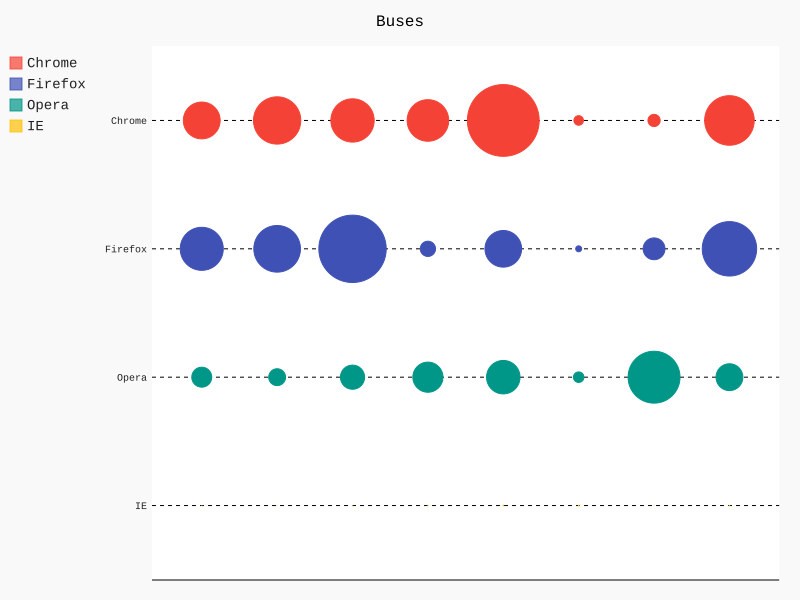

This chart was generated by the following Python code:
import pygal
dot_chart = pygal.Dot(x_label_rotation=30)
dot_chart.title = 'Buses'
dot_chart.add('Chrome', [6395, 8212, 7520, 7218, 12464, 1660, 2123, 8607])
dot_chart.add('Firefox', [7473, 8099, 11700, 2651, 6361, 1044, 3797, 9450])
dot_chart.add('Opera', [3472, 2933, 4203, 5229, 5810, 1828, 9013, 4669])
dot_chart.add('IE', [43, 41, 59, 79, 144, 136, 34, 102])
dot_chart.render_to_file(r'C:\Users\ad120\OneDrive\Group56-FA21\Research\akdaly2\visuals.svg')
